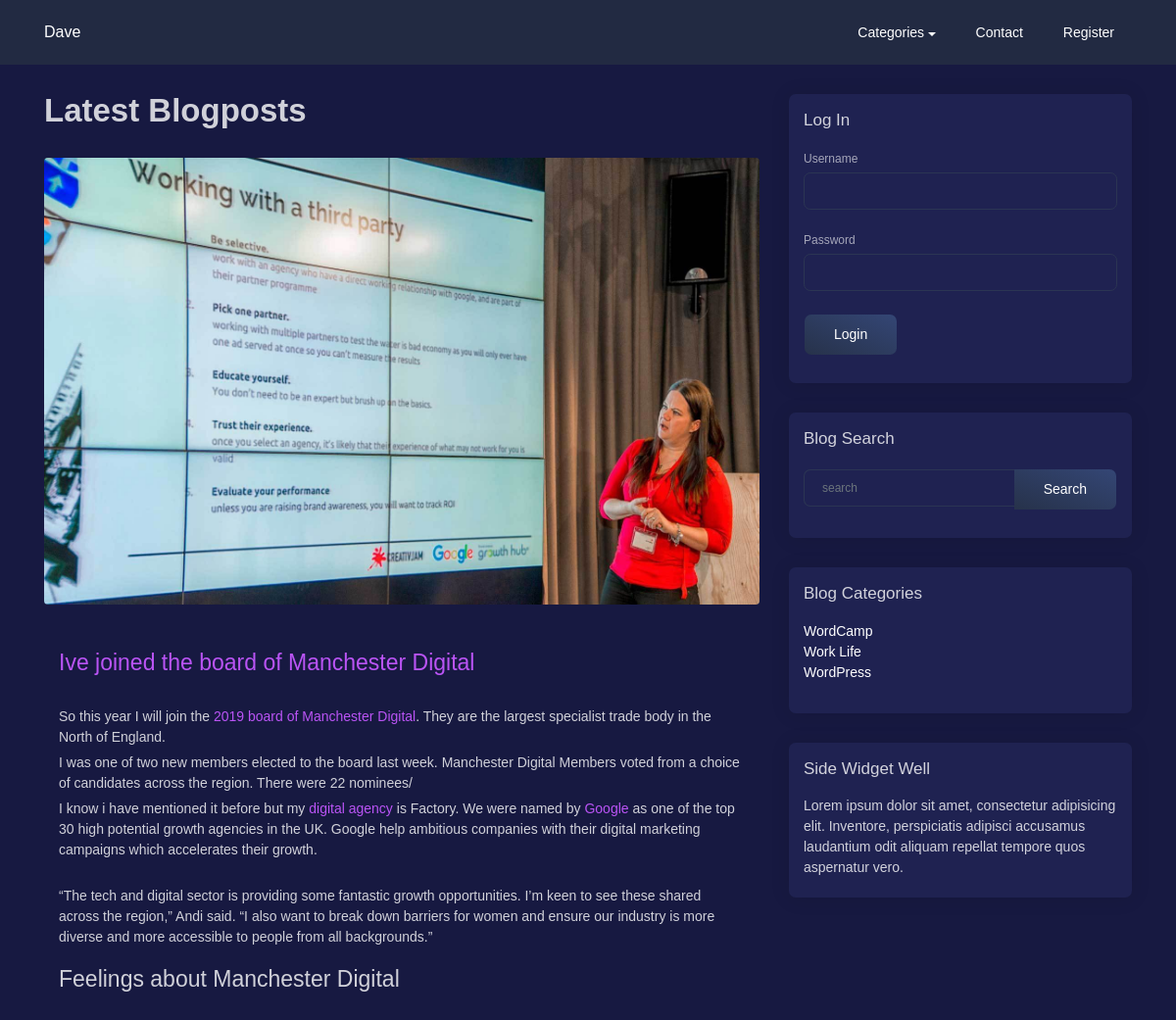
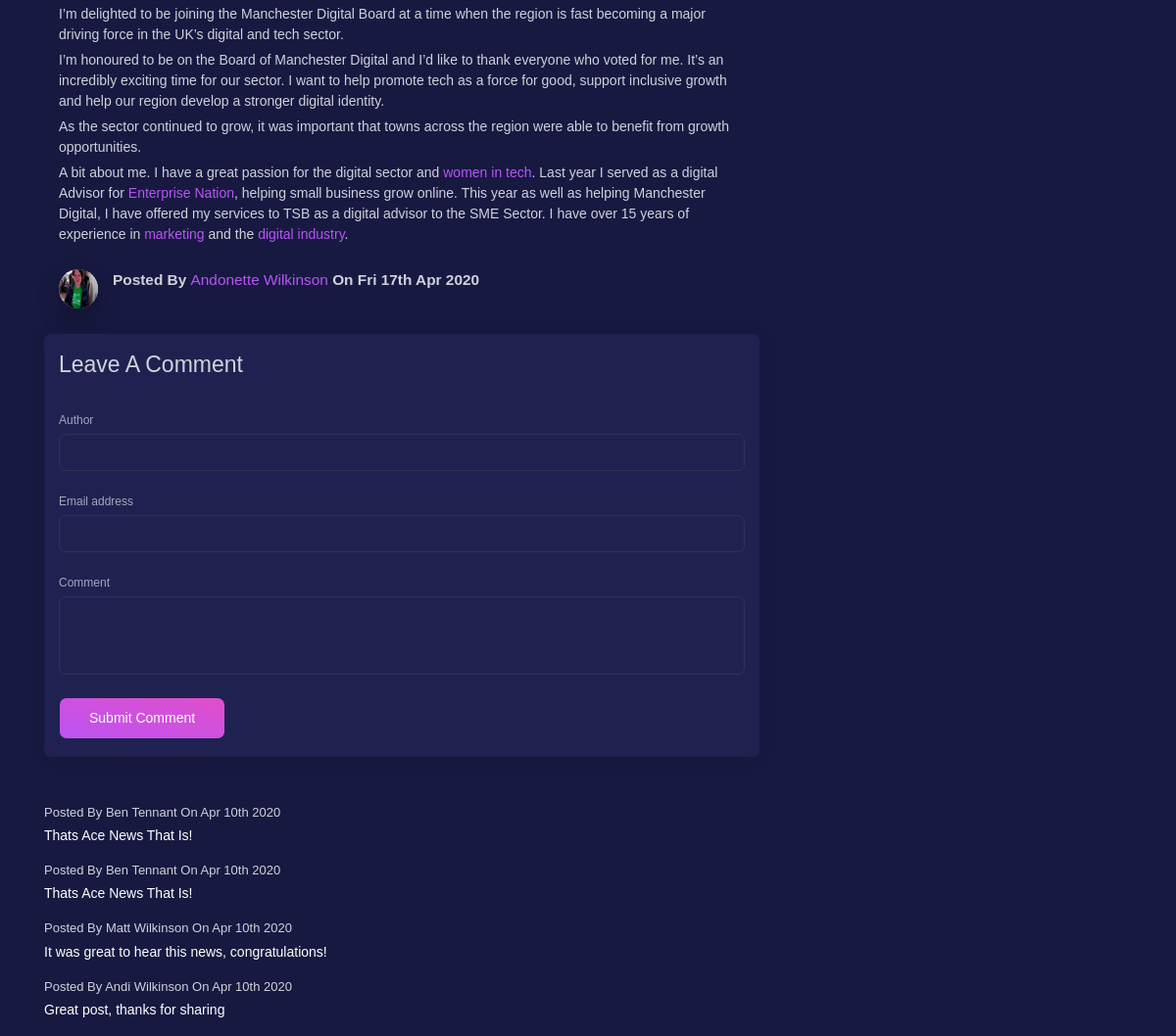
The app's page /post.php?p_id=1, older data (2 pictures, top to bottom).
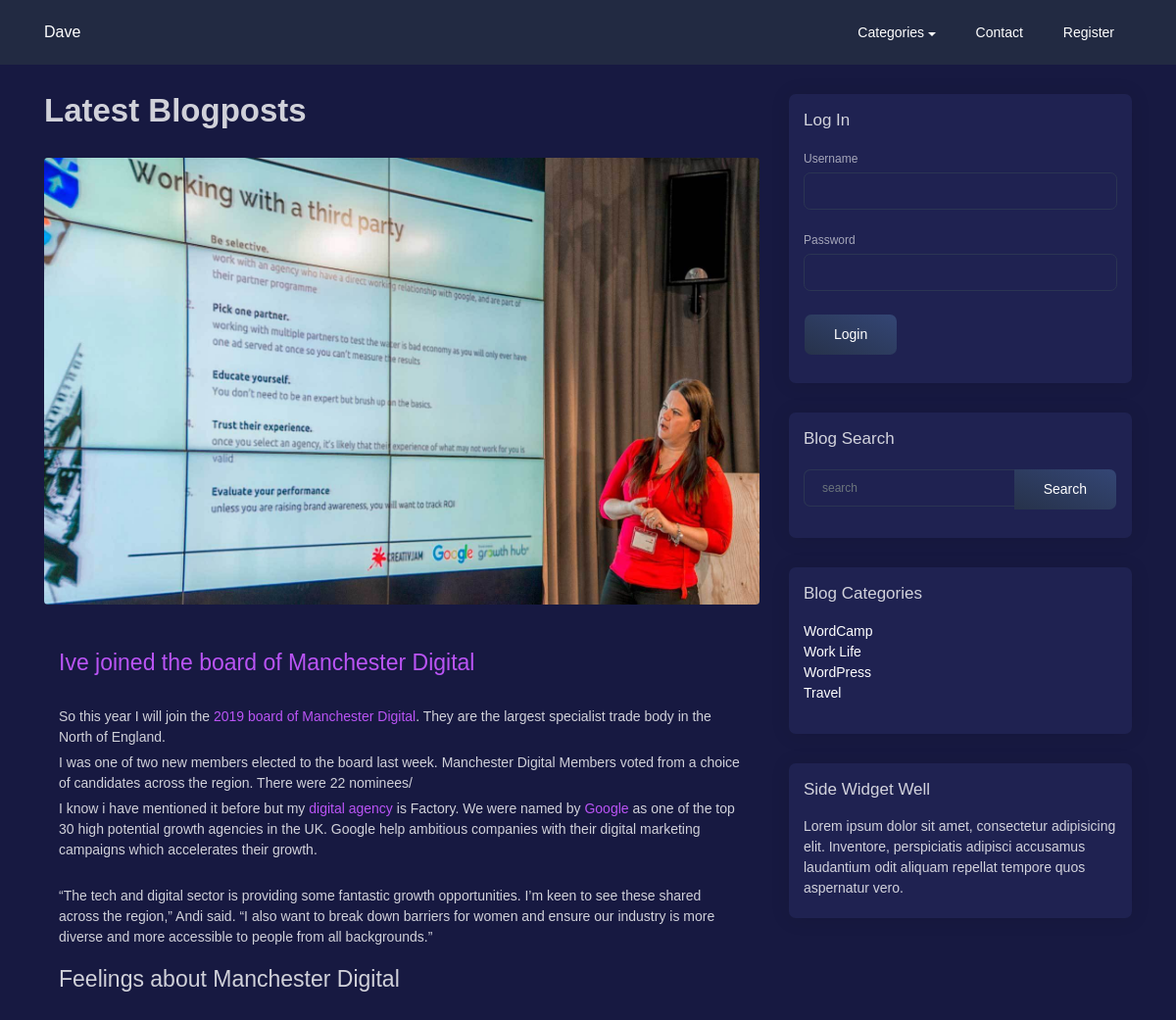
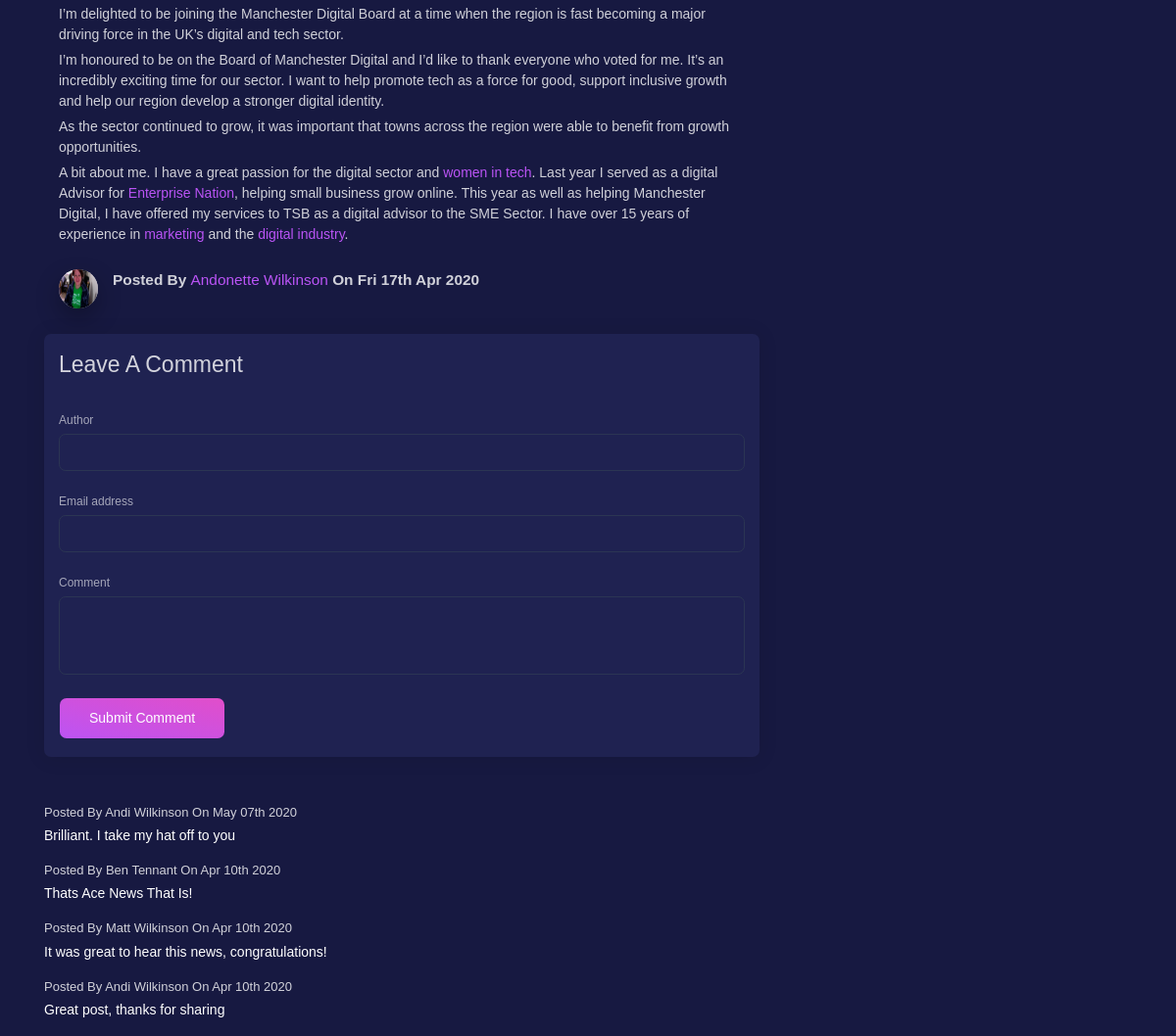
The same page, newer data (2 pictures, top to bottom).
### tables this page shows
CREATE TABLE `posts` (
  `post_id` int(11) unsigned NOT NULL AUTO_INCREMENT,
  `post_title` varchar(255) DEFAULT NULL,
  `post_date` text,
  `post_category_id` int(11) DEFAULT NULL,
  `post_status` varchar(355) DEFAULT 'Draft',
  `post_image` text,
  `post_content` text,
  `post_author_id` int(11) DEFAULT NULL,
  `post_tags` varchar(255) DEFAULT NULL,
  `post_comment_count` int(11) DEFAULT NULL,
  `post_author` varchar(255) DEFAULT NULL,
  `post_views_count` int(11) DEFAULT '0',
  PRIMARY KEY (`post_id`)
);

CREATE TABLE `users` (
  `user_id` int(11) unsigned NOT NULL AUTO_INCREMENT,
  `user_name` varchar(255) DEFAULT NULL,
  `user_password` varchar(255) DEFAULT NULL,
  `user_firstname` varchar(255) DEFAULT NULL,
  `user_lastname` varchar(255) DEFAULT NULL,
  `user_email` varchar(255) DEFAULT NULL,
  `user_image` text,
  `user_role` varchar(255) DEFAULT NULL,
  `randSalt` varchar(255) DEFAULT NULL,
  PRIMARY KEY (`user_id`)
);

CREATE TABLE `comments` (
  `comment_id` int(11) unsigned NOT NULL AUTO_INCREMENT,
  `comment_post_id` int(11) DEFAULT NULL,
  `comment_author` varchar(255) DEFAULT NULL,
  `comment_email` varchar(255) DEFAULT NULL,
  `comment_content` varchar(255) DEFAULT NULL,
  `comment_status` varchar(255) DEFAULT NULL,
  `comment_date` date DEFAULT NULL,
  PRIMARY KEY (`comment_id`)
);

CREATE TABLE `categories` (
  `cat_id` int(11) unsigned NOT NULL AUTO_INCREMENT,
  `cat_title` varchar(255) DEFAULT NULL,
  PRIMARY KEY (`cat_id`)
);

### post.php (the view, shortened to what the changed rows need)
<?php include 'includes/header.php' ?>
<div class="container">
    <div class="row">
        <div class="col-sm-8">
            <h1 class="title">Latest Blogposts</h1>
            <?php
            if (isset($_GET['p_id'])) {
                $get_post_id = $_GET['p_id'];
                $view_query ="UPDATE posts SET post_views_count = post_views_count + 1 WHERE post_id = $get_post_id";
                mysqli_query($connection, $view_query);
                if (isset($_SESSION['user_role']) && $_SESSION['user_role'] == 'Administrator') {
                        $query = "SELECT * FROM posts WHERE post_id = $get_post_id";
                } else {
                        $query = "SELECT * FROM posts WHERE post_id = $get_post_id AND post_status = 'Published'";
                }
                $select_all_posts_query = mysqli_query($connection, $query);
                while ($row = mysqli_fetch_assoc($select_all_posts_query)) {
                    $post_title = $row['post_title'];
                    $post_author = $row['post_author_id'];
                    $post_date = date_create($row['post_date']);
                    $post_image = $row['post_image'];
                    $post_content = $row['post_content'];
                    ?>
                    <div class="card card-blog card-plain blog-horizontal">
                        <div class="card-image">
                            <a href="javascript:;">
                                <img class="img rounded" src="images/posts/<?php echo $post_image; ?>" />
                            </a>
                            <div class="card-body">
                                <h3 class="card-title">
                                    <a href="#"><?php echo $post_title; ?></a>
                                </h3>
                                <p class="card-description">
                                    <?php echo $post_content; ?>
                                </p>
                                <div class="author">
                                    <?php
                                    global $connection;
                                    $query = "SELECT * FROM users WHERE user_id = $post_author";
                                    $display_all_categories = mysqli_query($connection, $query);
                                    $row = mysqli_fetch_assoc($display_all_categories);
                                    $user_firstname = $row['user_firstname'];
                                    $user_lastname = $row['user_lastname'];
                                    $user_image = $row['user_image'];
                                    $user_fullname = $user_firstname . ' ' . $user_lastname;
                                    ?>
                                    <img src="images/users/<?php echo $user_image; ?>" alt="<?php echo $post_image; ?>" class="avatar img-raised">
                                    <div class="text">
                                        <span class="name">Posted By <a href="author.php?author=<?php echo $post_author; ?>"><?php echo $user_fullname; ?></a> On <?php echo date_format($post_date, 'D dS M Y'); ?></span>
                                    </div>
                                </div>
                            </div>
                        </div>
                    </div>
            <div class="card">
                <div class="card-body">
                    <h3>Leave A Comment</h3>
                    <form action="" method="post">
                        <div class="form-group">
                            <label for="comment_author">Author</label>
                            <input class="form-control" type="text" name="comment_author">
                        </div>
                        <div class="form-group">
                            <label for="exampleInputEmail1">Email address</label>
                            <input type="email" class="form-control" name="comment_email">
                        </div>
                        <label for="comment_content">Comment</label>
                        <textarea class="form-control" name="comment_content" rows="3"></textarea>
                        <button type="submit" class="btn btn-primary" name="submit_comment">Submit Comment</button>
                    </form>
                </div>
            </div>
            <ul class="list-unstyled mt-5">
                <?php show_post_comments(); ?>
            </ul>
        </div>
    <?php }
} else {
    header("Location: index.php");
}
?>
        <div class="col-sm-4">
            <?php include 'includes/sidebar.php' ?>
        </div>
    </div>
</div>
<?php include 'includes/footer.php' ?>

### admin/functions.php (shortened to what the changed rows need)
        <?php
function show_post_comments()
{
    global $connection;
    global $get_post_id;
    $query = "SELECT * FROM comments WHERE comment_post_id = {$get_post_id} ";
    $query .= "AND comment_status = 'approved' ";
    $query .= "ORDER BY comment_id DESC";
    $display_all_comments = mysqli_query($connection, $query);
    while ($row = mysqli_fetch_assoc($display_all_comments)) {
        $comment_date = date_create($row['comment_date']);
        $comment_author = $row['comment_author'];
        $comment_content = $row['comment_content'];
        ?>
        <li class="media mb-3">
            <div class="media-body">
                <h5 class="mt-0 mb-1">Posted By <?php echo $comment_author; ?> On <?php echo date_format($comment_date, 'M dS Y'); ?>  </h5>
                <?php echo $comment_content; ?>
            </div>
        </li>
    <?php }
}

### includes/sidebar.php (shortened to what the changed rows need)
<div class="card">
    <div class="card-body">
        <ul class="list-unstyled">
            <?php
            $query = "SELECT * FROM categories";
            $select_all_categories_query = mysqli_query($connection, $query) ;
            while ($row = mysqli_fetch_assoc($select_all_categories_query)) {
                $cat_title = $row['cat_title'];
                $cat_id = $row['cat_id'];
                ?>
                <li>
                    <a class="text-white" href="category.php?category=<?php echo $cat_id; ?>"><?php echo $cat_title; ?></a>
                </li>
                <?php
            }
            ?>
        </ul>
    </div>
</div>

Row changes from the older to the newer data that the page shows:
changed posts "Ive joined the board of Manchester Digital": loses comments (comment_author "Ben Tennant", comment_date "Apr 10th 2020", comment_content "Thats Ace News That Is!")
added comments: comment_author "Andi Wilkinson", comment_date "May 07th 2020", comment_content "Brilliant. I take my hat off to you"
added categories: cat_title "Travel"
